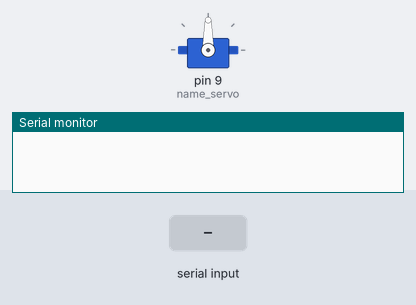
The sketch below on a simulated Arduino Uno, built with avr-gcc and run on an emulated ATmega328P. Shown: servo, the last lines printed to the serial monitor. The test bench sets the inputs (shaded band).

Above: at 1.2 s.
1.3 s: "a" received over Serial
At 3.4 s:
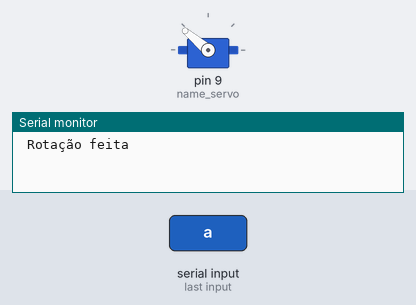
3.7 s: "s" received over Serial
At 3.86 s:
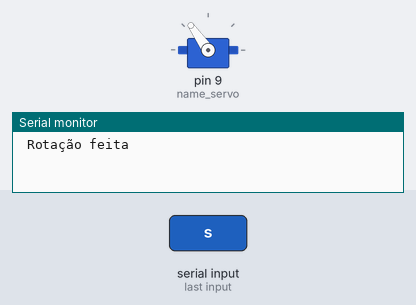
At 5.8 s:
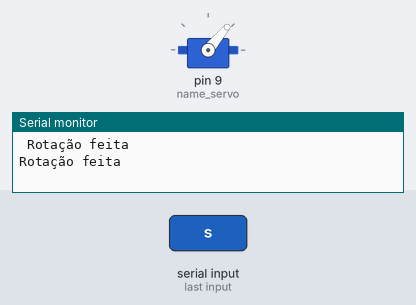
Timing chart, 0 to 7.3 s (numbered marks = the images above; inputs shaded):
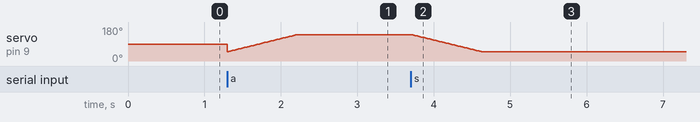

Measured:
- after the input at 3.7 s, servo on pin 9 (name_servo): moves from 140° to 50° over 0.91 s, starting at once

The sketch:

servo-motor-control-COM-COMANDOS.ino
```cpp
// Vai ser usado para movimentar a porta para a saida de ração para a balança

#include <Servo.h>

Servo name_servo;

int servo_position = 90;

void setup() {
 Serial.begin(9600);
  name_servo.attach (9);

}

void loop() {

  if (Serial.available()) {
   char temp = Serial.read();
   if (temp == 'a' || temp == 'A') {// abrir.
   for (servo_position = 50; servo_position <=140; servo_position +=1){
    name_servo.write(servo_position);
    delay(10);
  }
   Serial.println(" Rotação feita");
 }

  if (temp == 's' || temp == 'S') { //fechar
   for (servo_position=140; servo_position >= 50; servo_position -=1){
    name_servo.write(servo_position);
    delay(10);
  }
   Serial.println("Rotação feita");
   }
  }
}
```
